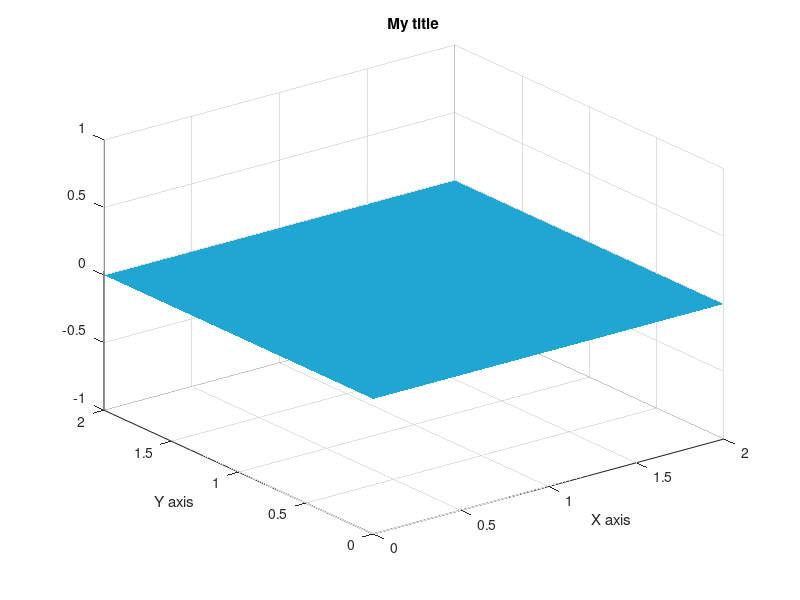

The MATLAB script that drew this image: (Note: this script raises an error after producing the figure.)
% 2-D Wave with Constant Depth
% Evan Roncevich and Andrew Gordon
% May 2, 2014
% APPM 3050, Project #02

% Solve the 2-D wave equation subject to
% the boundary at Lx is always 0
% the boundaries at y=0 and y=Ly are connected so
% the pool is continuous along the y
% the wave will also flow back into the ocean with little error
% -------------------------------------------

clear all
close all
clc

kk=[.5,.8,.5,.5];
ss=[1000,1000,1000];
load('AKWaterColormap','AKWaterColormap')
set(gcf,'Colormap',AKWaterColormap)

nFrames = 1000;                % number of frames in the movie (time!)

c      = 1;                   % set physical parameters
deltaT = 0.014;
deltaX = 0.02;
deltaY = 0.02;
lambX   = (c*deltaT/deltaX)^2;
lambY   = (c*deltaT/deltaY)^2;
alpha  = 0;
beta   = 1;
gamma  = 0;

xRight = 2;                   % calculate x node locations
x = linspace(0, xRight, (xRight/deltaX +1) );
yBottom = 2;
y = linspace(0, yBottom, (yBottom/deltaY +1) );
nx = length(x);
ny = length(y);

uInit = zeros(ny,nx);            % set values for uInit, uCur and uFut
uCur  = uInit;
uFut  = uCur;

[X,Y] = meshgrid(x,y);

%creates waves for the first time step
for i = 2 : nx-1
    for j = 2 : ny-1
        if j==1 %boundary condition
            uCur(j,i) = (lambY*( uInit(j+1,i)-2*uInit(j,i)+uInit(ny,i))+lambX*(uInit(j,i-1)-2*uInit(j,i) + uInit(j,i+1)) + 2*uInit(j,i))/2;
        elseif j==ny%boundary condition
            uCur(j,i) = (lambY*( uInit(1,i)-2*uInit(j,i)+uInit(j-1,i))+lambX*(uInit(j,i-1)-2*uInit(j,i) + uInit(j,i+1)) + 2*uInit(j,i))/2;
        else
            uCur(j,i) = (lambY*( uInit(j+1,i)-2*uInit(j,i)+uInit(j-1,i))+lambX*(uInit(j,i-1)-2*uInit(j,i) + uInit(j,i+1)) + 2*uInit(j,i))/2;
        end
    end
    %input('delay')
end

surfl(x,y,uCur), xlabel('X axis'), ylabel('Y axis'),
              title('My title'), axis([0 xRight 0 yBottom -1 1]), shading interp             
drawnow

uFut(:,nx)=0; %make sure the end is always zero
for k = 2 : nFrames
      uFut(:,1) = leftBoundary(k, deltaT);
      if k*deltaT >= .5
          uFut(:,1)=uCur(:,2);
      end

      for i = 2 : nx-1
          for j = 1 : ny
              if j==1%boundary condition, instead of setting these to fixed points, the top and bottom of the graph are connected to be continuous
                  uFut(j,i) = lambY*(uCur(j+1,i)-2*uCur(j,i)+uCur(ny,i))+lambX*(uCur(j,i-1)-2*uCur(j,i)+uCur(j,i+1)) + 2*uCur(j,i)-uInit(j,i);
              elseif j==ny %boundary condition, This makes the graph really cool
                  uFut(j,i) = lambY*(uCur(1,i)-2*uCur(j,i)+uCur(j-1,i))+lambX*(uCur(j,i-1)-2*uCur(j,i)+uCur(j,i+1)) + 2*uCur(j,i)-uInit(j,i);
              else
                  uFut(j,i) = lambY*( uCur(j+1,i)-2*uCur(j,i)+uCur(j-1,i)) + lambX*(uCur(j,i-1)-2*uCur(j,i) + uCur(j,i+1)) + 2*uCur(j,i)-uInit(j,i);
              end
          end
      end
      %input('delay')
      surfl(x,y,uCur), xlabel('X axis'), ylabel('Y axis'),
          title('My title'), axis([0 xRight 0 yBottom -1 1]), shading interp
      drawnow
      
      uInit = uCur;            % update u values
      uCur  = uFut;
end
disp('Done');
